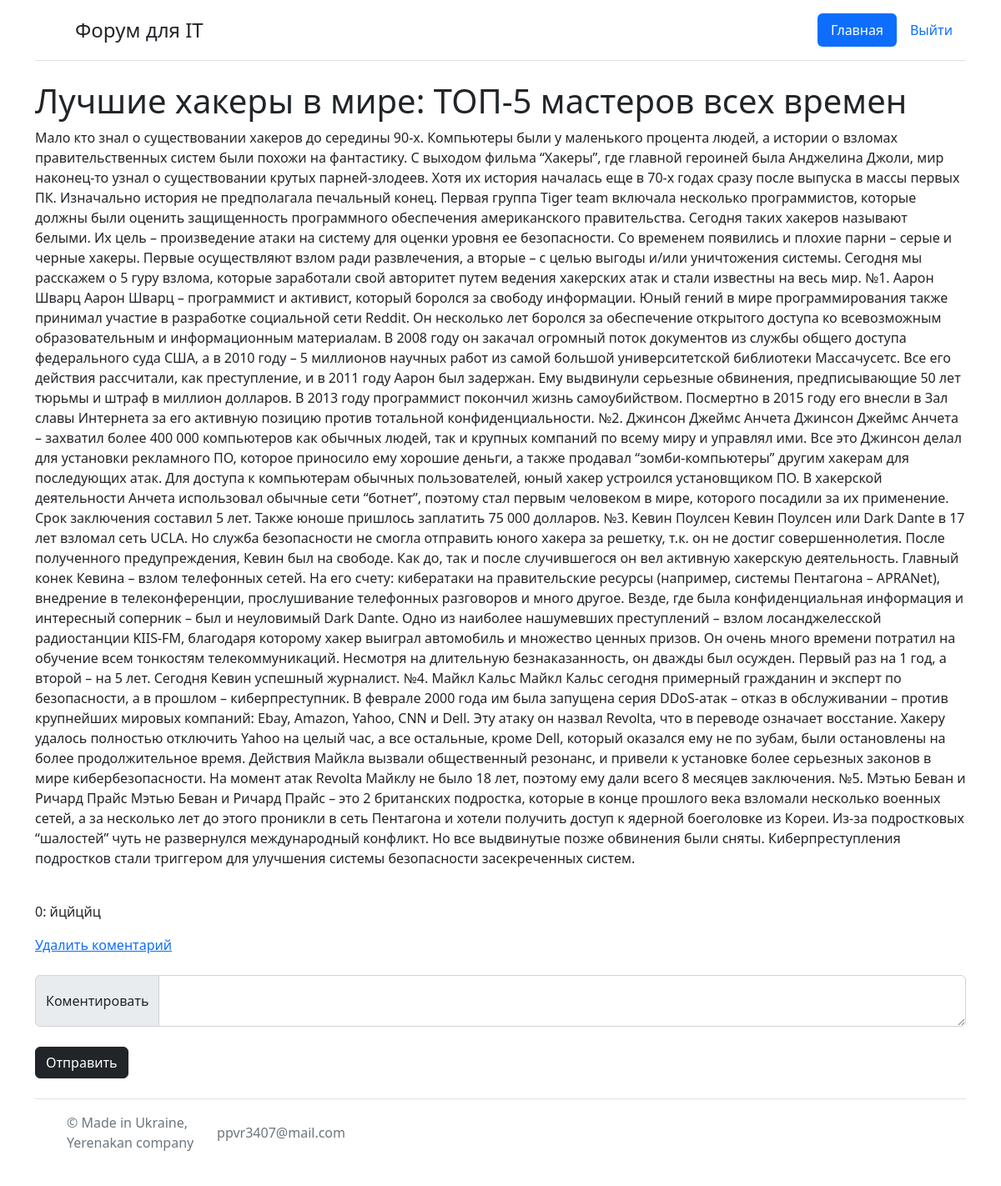
The app's page /open/1 (signed in) with its own data.
### packages/modells.py (models this page shows, shortened)
class Date_b(db.Model):
    id = db.Column(db.Integer, primary_key=True)
    title = db.Column(db.String(300), nullable=False)
    text = db.Column(db.Text, nullable=False)
    time = db.Column(db.DateTime, default=datetime.utcnow)
    name_user = db.Column(db.String)

class Date_text(db.Model):
    id = db.Column(db.Integer, primary_key=True)
    chat = db.Column(db.Integer)
    text = db.Column(db.Text, nullable=False)
    time = db.Column(db.DateTime, default=datetime.utcnow)
    name_user = db.Column(db.String)

### packages/routes.py (the view)
@app.route('/open/<int:id>', methods=['POST','GET'])
def open_viev(id):
    state = db.session.query(Date_b).filter(Date_b.id == id).first()
    chats = db.session.query(Date_text).filter(Date_text.chat == state.id).order_by(Date_text.id.desc())
    id = request.cookies.get('id')
    user = User.query.filter(User.login == id).first()
    if request.method == "POST":
        text = request.form.get("text")
        data_text = Date_text(chat = state.id, text=text, name_user=user.user_name)
        db.session.add(data_text)
        db.session.commit()
    return  render_template('open.html',user = user, state = state ,chats = chats)

### packages/routes.py (called while the page is built)
@manager.user_loader
def load_user(user_id):
    return User.query.get(user_id)

### packages/templates/open.html (shortened to what this page needs)
 {% extends "base.html" %}
 {% block body %}
 <div class="container">
    <header class="d-flex flex-wrap justify-content-center py-3 mb-4 border-bottom">
      <a href="/" class="d-flex align-items-center mb-3 mb-md-0 me-md-auto text-dark text-decoration-none">
        <svg class="bi me-2" width="40" height="32"><use xlink:href="#bootstrap"></use></svg>
        <span class="fs-4">Форум для IT</span>
      </a>
      <ul class="nav nav-pills">
        <li class="nav-item"><a href="/" class="nav-link active" aria-current="page">Главная</a></li>
        <li class="nav-item"><a href="/logaut" class="nav-link">Выйти</a></li>
      </ul>
    </header>
  </div>
 <div class="container">
    <h1>{{state.title}}</h1>
    <p>{{state.text}}</p>
    <br>
    {% for i in chats %}
    <p>{{i.name_user}}:  {{i.text}}</p>
    {% if  (user.user_name == i.name_user) or (user.super_vip == True) %}
    <a href="/open/delete/{{i.id}}">Удалить коментарий</a>
    {% endif %}
    {% endfor %}
    <br>
    <br>
    <form method="post">
        <div class="input-group">
            <span class="input-group-text">Коментировать</span>
            <textarea class="form-control" aria-label="С текстовым полем"  name="text"></textarea>
        </div>
        <br>
        <button type="submit" class="btn btn-dark">Отправить</button>
    </form>
 </div>
{% endblock %}

### records on screen
Date_b: title "Лучшие хакеры в мире: ТОП-5 мастеров всех времен", text "Мало кто знал о существовании хакеров до середины 90-х. Компьютеры были у маленького процента людей, а истории о взломах правительственных систем были похожи на фантастику. С выходом фильма “Хакеры”, где главной героиней была Анджелина Джоли, мир наконец-то узнал о существовании крутых парней-злодеев. Хотя их история началась еще в 70-х годах сразу после выпуска в массы первых ПК. Изначально история не предполагала печальный конец. Первая группа Tiger team включала несколько программистов, которые должны были оценить защищенность программного обеспечения американского правительства. Сегодня таких хакеров называют белыми. Их цель – произведение атаки на систему для оценки уровня ее…"
Date_text: name_user "0", text "йцйцйц"
